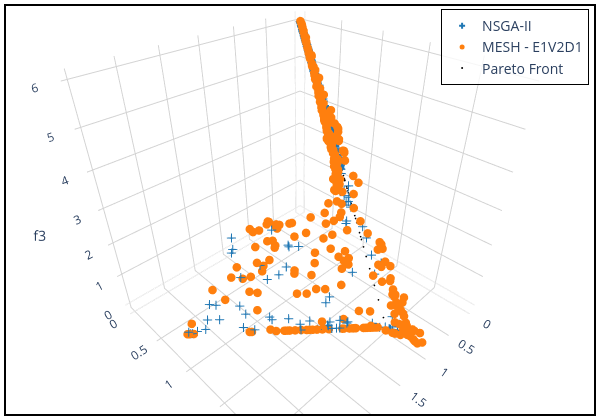

Write notebook code for a chart like this one.
### Markdown cell above
### MESH vs Pymoo 3D:

### Code cell
nsga2_result = pickle.load(open(f'../result/NSGA2_{experiment_name}.pkl', 'rb'))

# Creating a subplot
fig = go.Figure()

fig.add_trace(go.Scatter3d(x=nsga2_result['combined'][1][:,0], 
               y=nsga2_result['combined'][1][:,1],
               z=nsga2_result['combined'][1][:,2],
               mode='markers', marker=dict(size=5, symbol='cross', color=mcolors.to_hex(cm.tab10(0))),
               name="NSGA-II")
               )

add_MESH = True
if(add_MESH):
    for i in range(num_dataset):
        fig.add_trace(pareto_front[i])

axis_range = None

# Setting layout
fig.update_layout(
    shapes=[
        dict(
            type="rect",
            xref="paper", yref="paper",
            x0=0, y0=0, x1=1, y1=1,
            line=dict(color="black", width=2),
            fillcolor="rgba(0,0,0,0)"  # Transparente
        )
    ],
    scene=dict(
        camera=dict(
          eye=dict(x=1,y=1,z=1)
        ),
        xaxis=dict(
            title=dict(text='f1', font=dict(size=14)),
            tickfont=dict(size=12),
            backgroundcolor='white',  # X-axis background
            gridcolor='lightgray',    # Grid color on X axis 
            showbackground=True,       # Show background
            range=axis_range
        ),
        yaxis=dict(
            title=dict(text='f2', font=dict(size=14)),
            tickfont=dict(size=12),
            backgroundcolor='white',  # Y-axis background
            gridcolor='lightgray',    # Grid color on Y axis
            showbackground=True,       # Show background
            range=axis_range
        ),
        zaxis=dict(
            title=dict(text='f3', font=dict(size=14)),
            tickfont=dict(size=12),
            backgroundcolor='white',  # Z-axis background
            gridcolor='lightgray',    # Grid color on Z axis
            showbackground=True,       # Show background
            range=axis_range
        ),
        aspectmode='cube'
    ),
    legend=dict(
        x=0.99,
        y=0.99,
        xanchor="right",
        yanchor="top",
        bgcolor="rgba(255,255,255,0.8)",  # fundo leve para não colidir com os pontos
        bordercolor="black",
        borderwidth=1,
        font=dict(size=14)
    ),
    showlegend=True,
    # title=dict(
    #     text='MESH - ' + experiment_name,
    #     x=0.5,  # Centering the title
    #     xanchor='center',
    #     yanchor='top'
    # ),
    margin=dict(l=5, r=5, b=5, t=5), # Rearrange the margin
    width=600,   # Figure width (pixels)
    height=420,  # Figure height (pixels)
    paper_bgcolor="white",
    plot_bgcolor='white'
)

# Plotting the Pareto front
real_pareto_front = get_pareto(experiment_name, n_pareto_density, position_dim, 3)
fig.add_trace(
	go.Scatter3d(x=real_pareto_front[:,0],
		y=real_pareto_front[:,1],
		z=real_pareto_front[:,2],
		mode='markers', marker=dict(size=1, color='black'),
		name='Pareto Front',
		showlegend=True
		)
	)

# Showing the figure
fig.show()

### Figure 1 — Plotly figure (JSON) as saved in the notebook; plotly's stock layout.template omitted (floating-point values rounded to 4 significant figures; data arrays with more than 128 entries replaced by an {"elided": "..."} marker saying what was removed)
{"data": [{"marker": {"color": "#1f77b4", "size": 5, "symbol": "cross"}, "mode": "markers", "name": "NSGA-II", "type": "scatter3d", "x": {"elided": "300 float values"}, "y": {"elided": "300 float values"}, "z": {"elided": "300 float values"}}, {"marker": {"color": "#ff7f0e", "size": 5, "symbol": "circle"}, "mode": "markers", "name": "MESH - E1V2D1", "showlegend": true, "type": "scatter3d", "x": {"elided": "300 float values"}, "y": {"elided": "300 float values"}, "z": {"elided": "300 float values"}}, {"marker": {"color": "black", "size": 1}, "mode": "markers", "name": "Pareto Front", "showlegend": true, "type": "scatter3d", "x": {"elided": "136 float values"}, "y": {"elided": "136 float values"}, "z": {"elided": "136 float values"}}], "layout": {"height": 420, "legend": {"bgcolor": "rgba(255,255,255,0.8)", "bordercolor": "black", "borderwidth": 1, "font": {"size": 14}, "x": 0.99, "xanchor": "right", "y": 0.99, "yanchor": "top"}, "margin": {"b": 5, "l": 5, "r": 5, "t": 5}, "paper_bgcolor": "white", "plot_bgcolor": "white", "scene": {"aspectmode": "cube", "camera": {"eye": {"x": 1, "y": 1, "z": 1}}, "xaxis": {"backgroundcolor": "white", "gridcolor": "lightgray", "showbackground": true, "tickfont": {"size": 12}, "title": {"font": {"size": 14}, "text": "f1"}}, "yaxis": {"backgroundcolor": "white", "gridcolor": "lightgray", "showbackground": true, "tickfont": {"size": 12}, "title": {"font": {"size": 14}, "text": "f2"}}, "zaxis": {"backgroundcolor": "white", "gridcolor": "lightgray", "showbackground": true, "tickfont": {"size": 12}, "title": {"font": {"size": 14}, "text": "f3"}}}, "shapes": [{"fillcolor": "rgba(0,0,0,0)", "line": {"color": "black", "width": 2}, "type": "rect", "x0": 0, "x1": 1, "xref": "paper", "y0": 0, "y1": 1, "yref": "paper"}], "showlegend": true, "width": 600}}
